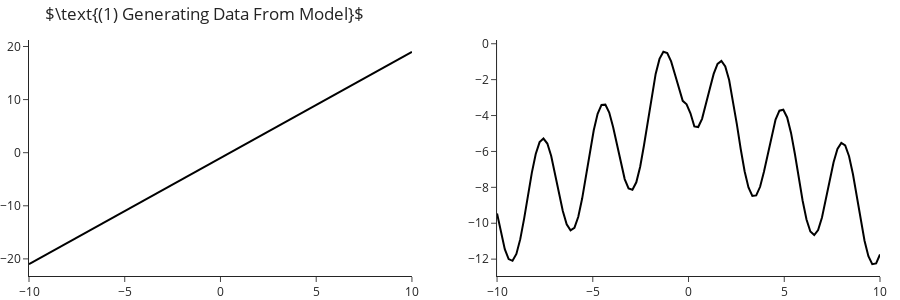

Notebook code for this chart:
### Code cell
m = 100
X = np.linspace(-10, 10, m)

Y1 = 2*X -1
Y2 = 3*np.sin(2*X + -2) -3*np.sqrt(np.abs(X))


fig = make_subplots(rows=1, cols=2)\
    .add_traces([go.Scatter(x=X, y=Y1, mode='lines', marker=dict(color="black"), showlegend=False),
                 go.Scatter(x=X, y=Y2, mode='lines', marker=dict(color="black"), showlegend=False)], 
                rows=[1,1], cols=[1,2])\
    .update_layout(title_text=r"$\text{(1) Generating Data From Model}$", height=300)
fig.show()
